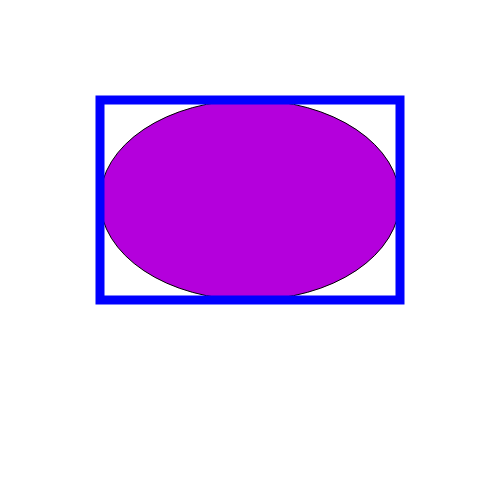
Frame 1 (no input)
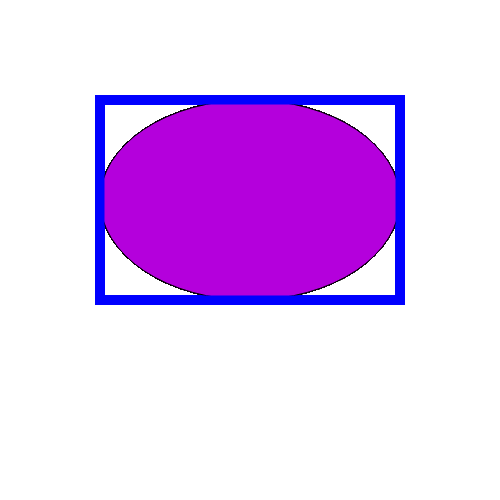
Frame 60 (no input)
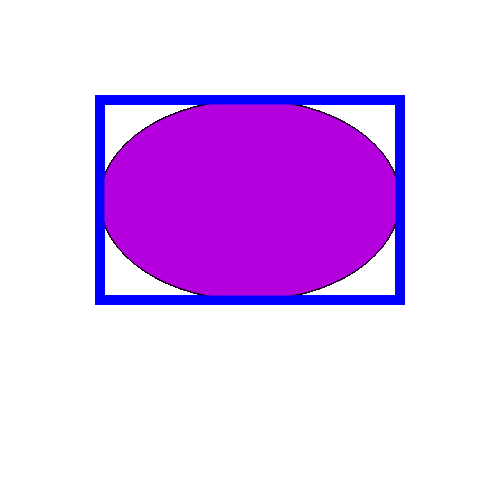
Frame 120 (the mouse pressed at the canvas centre since frame 60)

The p5.js sketch that drew these frames (run headless with seeded random() and noise() and a simulated clock; from frame 60 on, the mouse is pressed at the canvas centre):

// p5.js sketch
// ── sketch.js
function setup()
{
	createCanvas(500, 500);
}

function draw()
{
	//set the colour and stroke before drawing an ellipse
	fill(180, 0, 220);
	strokeWeight(1);
	stroke(0);
	ellipse(250, 200, 300, 200);

	//set noFill so the rect isn't a block of colour and set a thicker stroke
	//so it's more visible.
	noFill();
	strokeWeight(9);
	stroke(0, 0, 255);
	rect(100, 100, 300, 200);

}
